Frame 1 (no input): blank canvas, image omitted
Frame 60 (the mouse pressed at the canvas centre just before this capture): blank canvas, image omitted
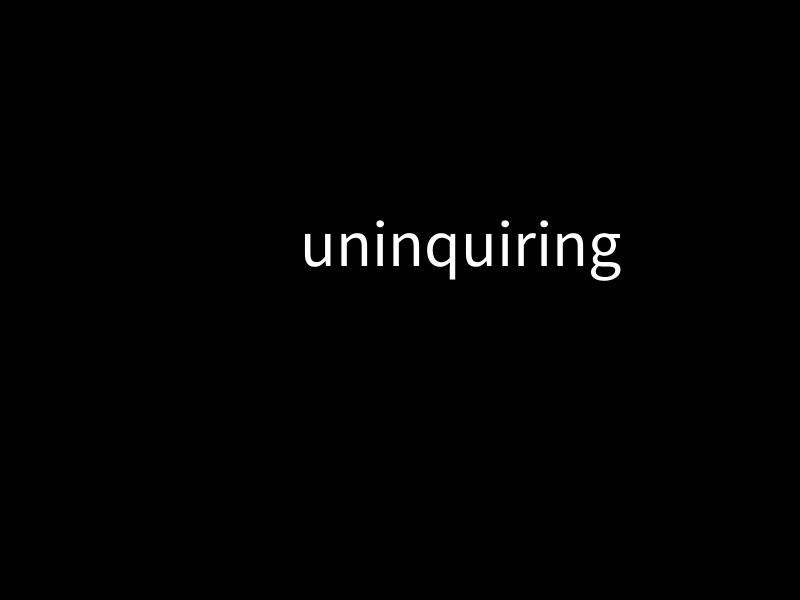
Frame 120 (the mouse held since frame 60 and released just before this capture)

The Processing sketch whose frames 1 and 60 were blank and that drew this single picture after the mouse press (run headless with seeded random() and noise(); from frame 60 on, the mouse is pressed at the canvas centre):

// Processing sketch: str_flshr
// ── str_flshr.pde
int timeStamp;
int timeStampMots;
int valR = 0;
int dutyCycleMod = 10;
int dutyCycleCount = 0;
boolean enableGlitch = true;
 

void setup() {
  size(800, 600);
  smooth();
  background(0);
  timeStamp = millis();
  timeStampMots = millis();

}

void draw() {
//  background(255);
  noStroke();

  int tempsEcoule = millis() - timeStamp;
  int tempsEcouleMots = millis() - timeStampMots;
  int tempsRand = int(random(0,333));
  
  //this probably doesn't ned to be calculated every frame...
  int timeX = (tMots[valR].length() * 44);
//    println(timeX);
    tempsRand = tempsRand + timeX;
  
  if (tempsEcouleMots >= tempsRand/2) {
    background(0);
  }
  
  if (tempsEcouleMots >= tempsRand) {
    background(0);
    fill(255);
    textSize(66);
    int x = 300;//int(random(0, width-75));
    int y = 266;//int(random(30, height-30));
    
    if(dutyCycleCount % dutyCycleMod == 0){
      valR = int(random(0, tMots.length));
      dutyCycleMod = int(random(22,44));
      //background(0);
      //fill(#666666);
      if(enableGlitch){
        for (int i = 0; i < random(2,5); i = i+1) {
          int r=int(random(50));
          if(random(2,10) % 2 == 0){
            if(random(2,10) % 2 == 0){
              text(tMots[valR], x, y-r-i);
            }else{
              if(random(2,10) % 2 == 0){
                text(tMots[valR], x, y+r+i);
              }else{
                text(tMots[valR], x, y-r-i);
              }
            }
          }else{
            text(tMots[valR], x+r+i, y);
          }
        }
      } //enableGlitch

      text(tMots[valR], x, y);
      
//      println("NEW valR "+valR+" dutyCycleMod "+dutyCycleMod);
    }else{
      valR++;
      if(valR > tMots.length - 1){
        valR = 0;
      }
      text(tMots[valR], x, y);
    }
    dutyCycleCount++;
    if(dutyCycleCount>999999){
      dutyCycleCount = 0;
    }
    
    
    timeStampMots = millis();
  }
}

void keyPressed(){
  
  if (key == 'g' || key == 'G') {
    enableGlitch = !enableGlitch;
  } 
}
// ── stringz.pde
String[] tMots = {
"obstreperous",
"usurious",
"backslider",
"rubicelle",
"naught",
"procrustes",
"inveigh",
"zidovudine",
"demonolatry",
"irreducible",
"staidness",
"palpebrate",
"mutilate",
"necromantic",
"sarcosporidian",
"discomfit",
"impermanence",
"bloodguilty",
"reprehend",
"analog",
"psychosurgery",
"cerumen",
"nihil fit ex nihilo",
"demonolatry",
"percussive examinations",
"lacerate",
"transmundane",
"camarilla",
"trenchancy",
"corium",
"sapidity",
"japery",
"remission",
"myomorpha",
"nonesuch",
"maladroit",
"gayness",
"overrun",
"ruggedize",
"amenia",
"instantiation",
"farinaceous",
"ataraxis",
"timaliidae",
"misapplication",
"dingbat",
"averment",
"truculence",
"interpenetration",
"flowage",
"tecumseh",
"reboxetine",
"yammer",
"neology",
"constellate",
"plenum",
"holocephali",
"commove",
"pseudepigrapha",
"rout",
"denudation",
"pornotroping",
"uninquiring",
"unstudious",
"incapable",
"paperhanging",
"polemically",
"bevakasha",
"frangibleness",
"lithe",
"hartebeest",
"decalcomania",
"mottle",
"hackelia",
"unsavory",
"shivaree",
"anasarcous",
"ironmongery"
};
